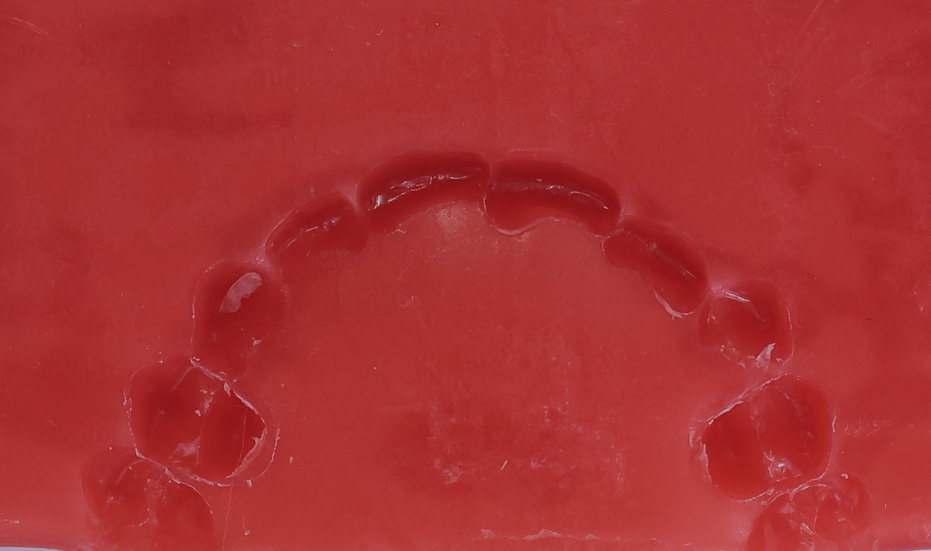
#> input picture dataset/A1.JPG, 1861 x 1101 px, found by its file name (shown at 1/2 size); its folder holds only this picture in this run
$ jupyter execute --allow-errors final_code.ipynb
#> lines starting #> are read from the running program, lines starting #| are printed output that depends on the picture; after the words box and inside, x2 and y2 are one past the last pixel; in counts of white or black regions, pixels touching at a corner belong together
[cell 1]
import cv2
import numpy as np
import os

# Create a directory to save the binary images if it doesn't exist
gray_dir = 'gray_images'
output_dir = 'binary_images'
os.makedirs(output_dir, exist_ok=True)

k = 1
K = 1

# Define the directory containing the images
directory = 'C:/Users/91879/Documents/bitemark_code/dataset'

for filename in os.listdir(directory):
    if filename.lower().endswith(('.jpg', '.jpeg', '.png', '.bmp')):
        file_path = os.path.join(directory, filename)
        img_bite = cv2.imread(file_path)
#> img_bite is the input picture: shape (1101, 1861, 3); mean B, G, R 49.2, 48.2, 169.9

        if img_bite is None:
            print(f'Error: Unable to read image {filename}')
            continue

        Row, Col, Dim = img_bite.shape
#> Row = 1101; Col = 1861; Dim = 3

        img_bite_gray = cv2.cvtColor(img_bite, cv2.COLOR_BGR2GRAY)
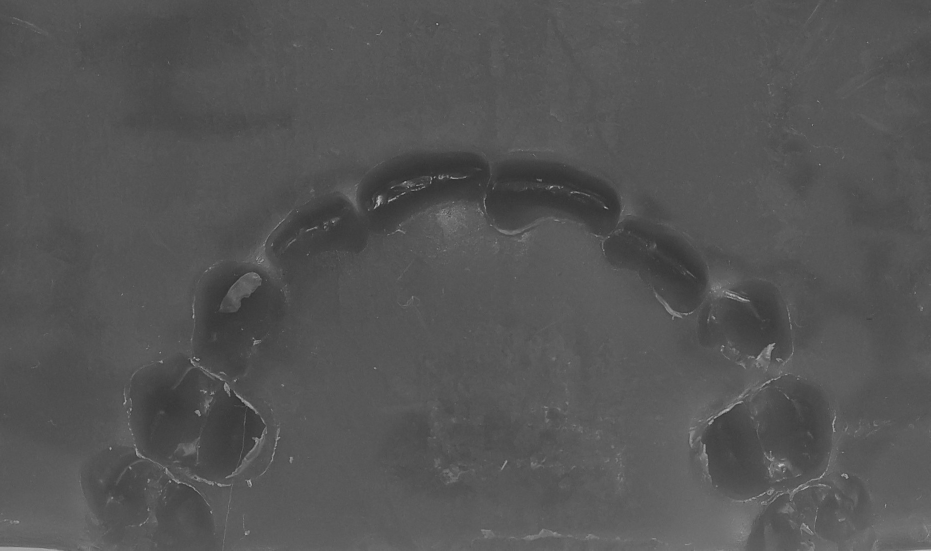
#> img_bite_gray: shape (1101, 1861) (shown at 1/2 size); min 31, max 204, mean 84.6
        A = ' Person ' + str(k)
        I = '  Image Number ' + str(K)
        person_img = A + I

        K += 1
        if K % 3 == 0:
            K = 1
            k += 1

        max_IG = np.max(img_bite_gray)
#> max_IG = 204
        min_IG = np.min(img_bite_gray)
#> min_IG = 31

        thresh = min_IG
#> thresh = 31
        img_bite_binary = np.zeros((Row, Col), dtype=np.uint8)

        for row in range(Row):
            for col in range(Col):
                if img_bite_gray[row, col] > (min_IG + np.ceil(max_IG / 6)):
                    img_bite_binary[row, col] = 0
                else:
                    img_bite_binary[row, col] = 255
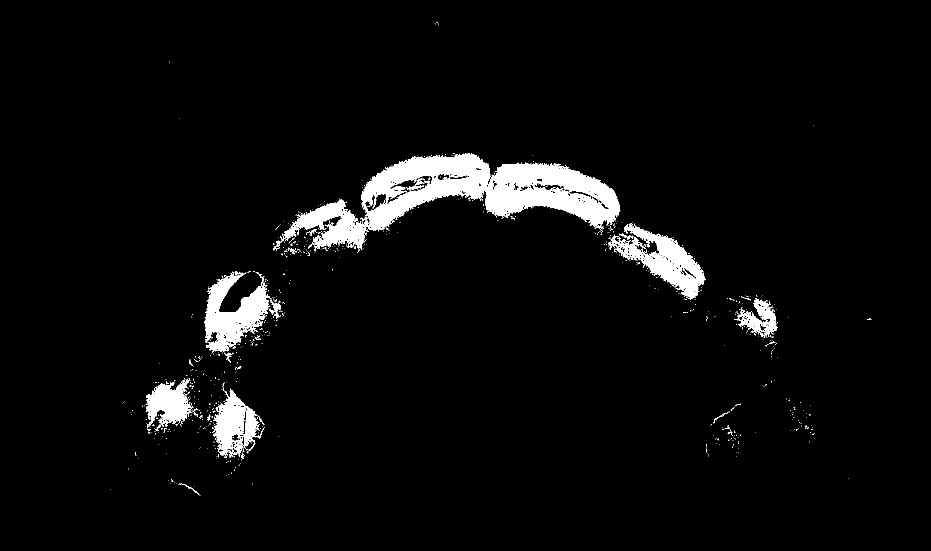
#> img_bite_binary: shape (1101, 1861) (shown at 1/2 size); 4.2% white; 807 white regions (775 under 20 px), largest, box (x1, y1, x2, y2) and area: (560, 306, 1241, 503) 48260, (408, 542, 540, 705) 10349, (1223, 446, 1411, 600) 10139

        img_bite_binary = cv2.medianBlur(img_bite_binary, 3)

        # Save the binary image in the output directory
        gray_output = os.path.join(gray_dir, f'img_bite_gray_{os.path.splitext(filename)[0]}.png')
        output_file = os.path.join(output_dir, f'{os.path.splitext(filename)[0]}.png')
        cv2.imwrite(gray_output, img_bite_gray)
        cv2.imwrite(output_file, img_bite_binary)
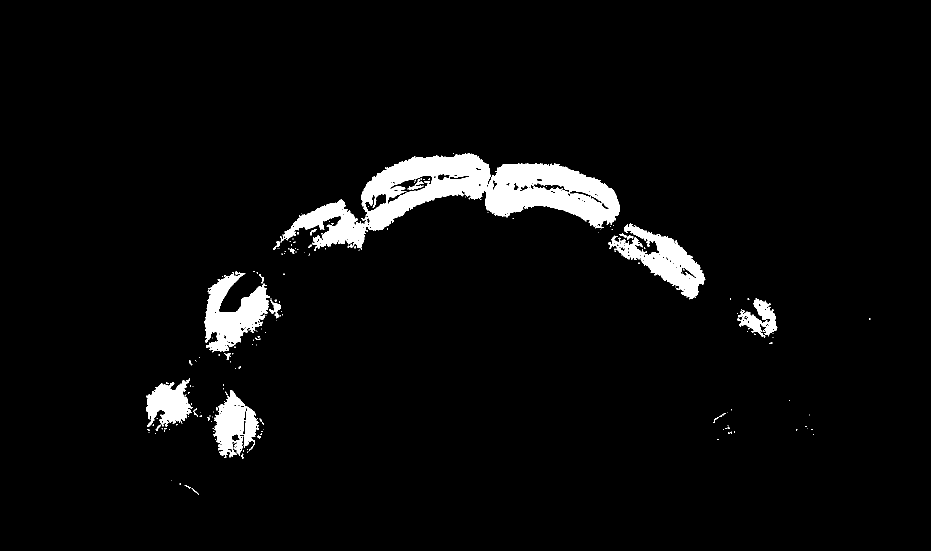
#> saved as A1.png: shape (1101, 1861) (shown at 1/2 size); 4.2% white; 192 white regions (163 under 20 px), largest, box (x1, y1, x2, y2) and area: (560, 306, 1240, 502) 48608, (409, 542, 540, 705) 10526, (1223, 447, 1411, 599) 10351

        print(f'Saved gray and binary images for {filename}')

print('All gray and binary images saved successfully.')

[cell 2]
import os
import cv2
import numpy as np
import matplotlib.pyplot as plt

# Function to process binary images
# [23 lines left out: function process_binary_image, not called in this run]

# Path to the folder containing binary images
folder_path = 'binary_images/'

# Create folder for final images if it does not exist
output_folder = 'final_binary_image'
os.makedirs(output_folder, exist_ok=True)

# Iterate over each image in the folder
for filename in os.listdir(folder_path):
    if filename.endswith('.png') or filename.endswith('.jpg'):
        # Process the image
        image_path = os.path.join(folder_path, filename)
        processed_image = process_binary_image(image_path)

        # Save processed image to output folder
        output_path = os.path.join(output_folder, filename)
        cv2.imwrite(output_path, processed_image)

        print(f"Processed image saved: {output_path}")

[cell 3]
import os
import cv2
import numpy as np
from tensorflow.keras.preprocessing.image import ImageDataGenerator

# Path to the folder containing binary images
input_folder = "final_binary_image"

# Path to the parent folder where augmented images will be saved
output_parent_folder = "final_dataset"
os.makedirs(output_parent_folder, exist_ok=True)

# Define data augmentation parameters
#> (the rest of this cell did not finish here and is left out)

[cell 4]
import cv2
import numpy as np
import os
import pandas as pd
from scipy.optimize import curve_fit

# Function to fit a parabola to centric points
# [99 lines left out: functions fit_parabola, detect_anterior_teeth_centric_points, find_left_canine, find_right_canine, calculate_cc, find_anterior_teeth_distances, not called in this run]

# Parent directory containing all subdirectories
parent_directory = r'C:\Users\91879\Documents\bitemark_code\final_dataset'

# Initialize lists to store feature names and values
feature_names = ['Image Name', 'Canine-Canine Distance (CC)', 'Coefficient A']
for i in range(1, 15):
    feature_names.append(f'HTT-D_{i}')

feature_values = []

# Iterate over each directory in the parent directory
#> (the rest of this cell did not finish here and is left out)

$ run again, on dataset/C1.JPG
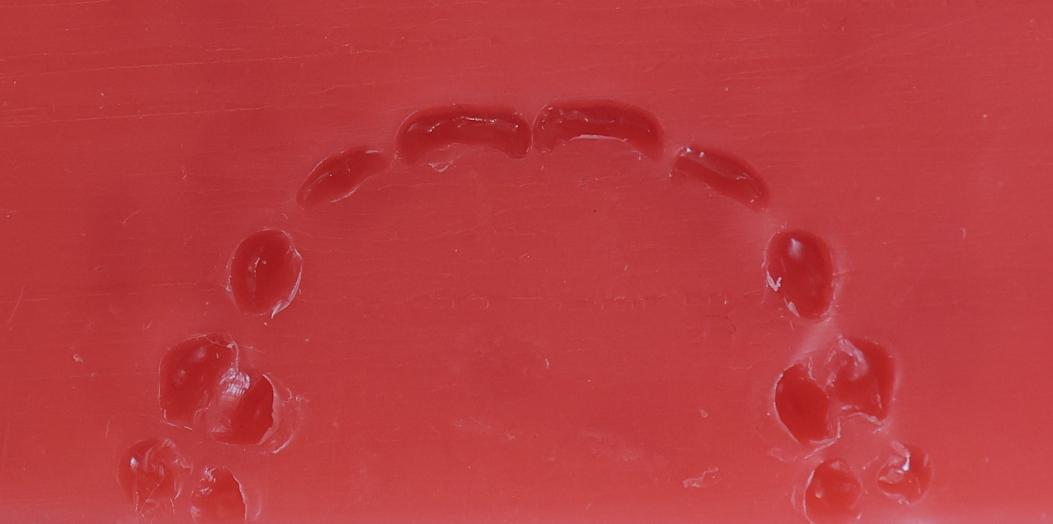
#> input picture dataset/C1.JPG, 2106 x 1047 px, found by its file name (shown at 1/2 size)
#> img_bite is the input picture: shape (1047, 2106, 3); mean B, G, R 62.9, 59.8, 185.5
#> `img_bite_gray = cv2.cvtColor(img_bite, cv2.COLOR_BGR2GRAY)`:
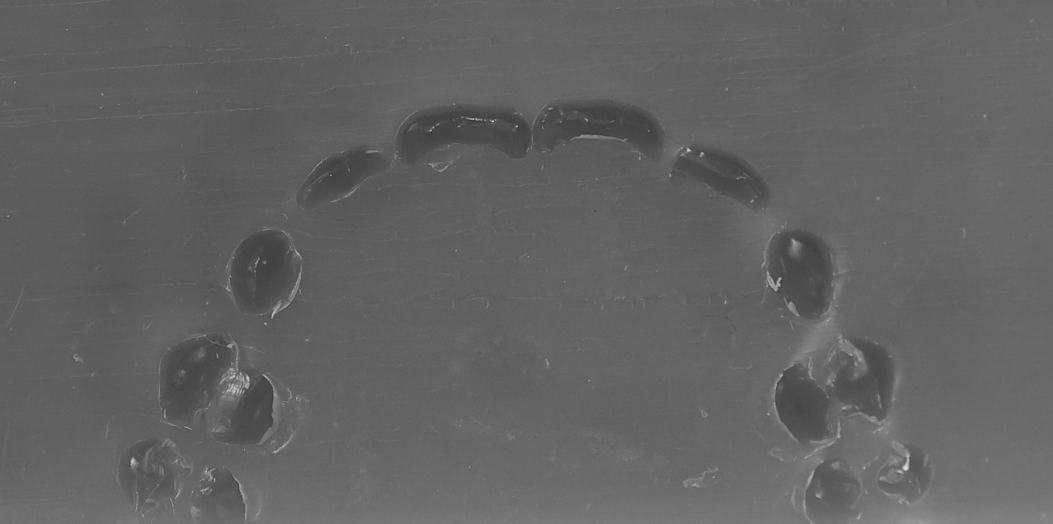
#> img_bite_gray: shape (1047, 2106) (shown at 1/2 size); min 40, max 224, mean 97.7
#> max_IG = 224
#> min_IG = 40
#> `cv2.imwrite(output_file, img_bite_binary)`:
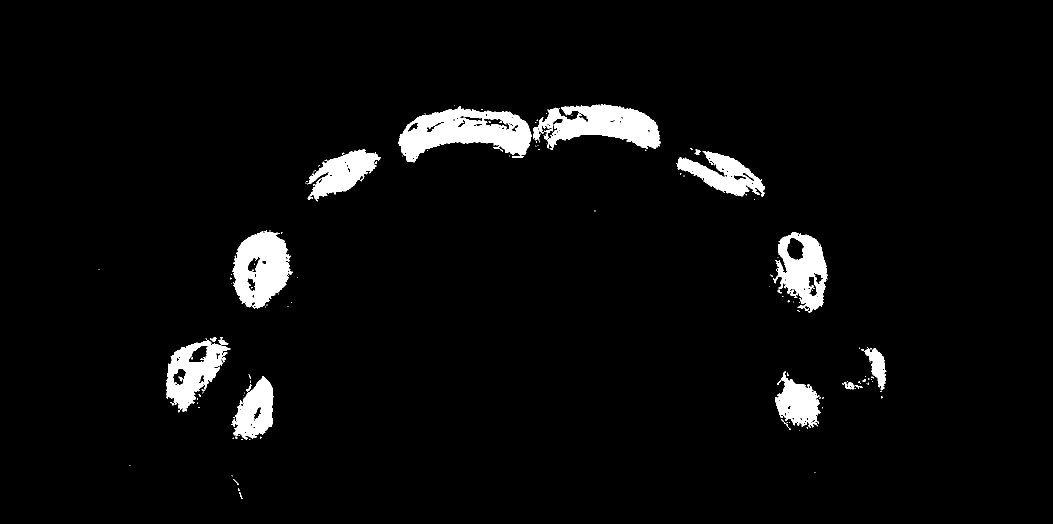
#> saved as C1.png: shape (1047, 2106) (shown at 1/2 size); 4.1% white; 152 white regions (126 under 20 px), largest, box (x1, y1, x2, y2) and area: (796, 213, 1063, 325) 16264, (1066, 208, 1321, 300) 13380, (465, 461, 585, 617) 12232

$ run again, on dataset/C3.JPG
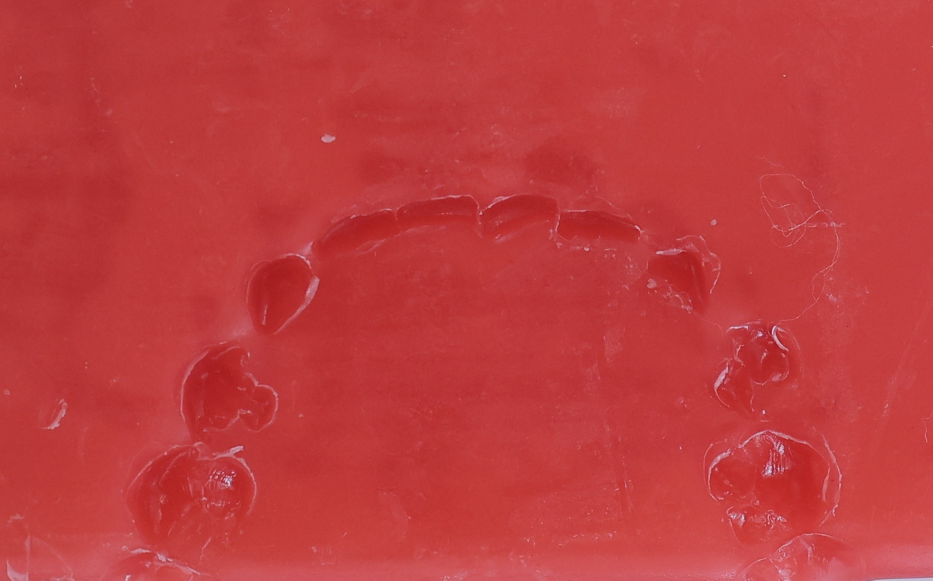
#> input picture dataset/C3.JPG, 1865 x 1161 px, found by its file name (shown at 1/2 size)
#> img_bite is the input picture: shape (1161, 1865, 3); mean B, G, R 61.5, 59.8, 190.7
#> `img_bite_gray = cv2.cvtColor(img_bite, cv2.COLOR_BGR2GRAY)`:
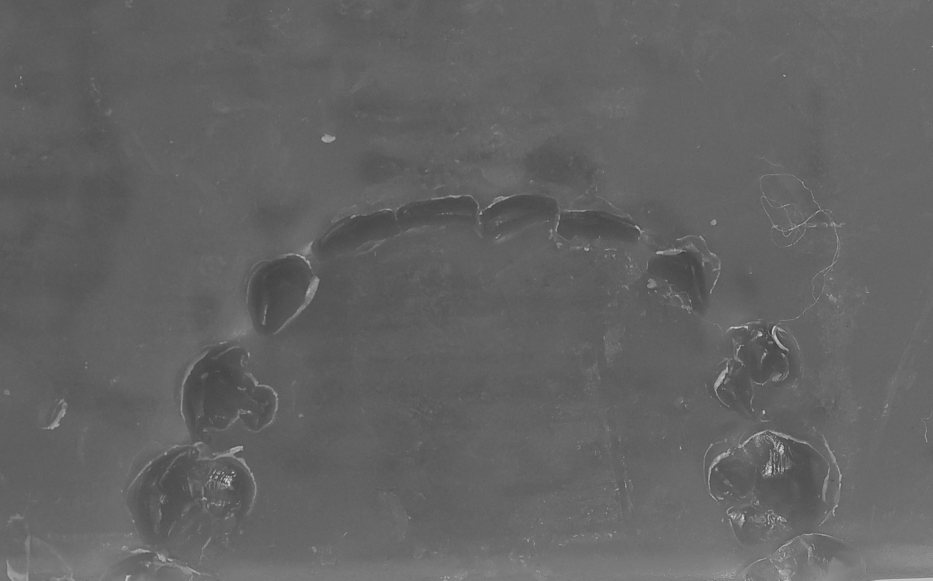
#> img_bite_gray: shape (1161, 1865) (shown at 1/2 size); min 49, max 224, mean 99.1
#> max_IG = 224
#> min_IG = 49
#> `cv2.imwrite(output_file, img_bite_binary)`:
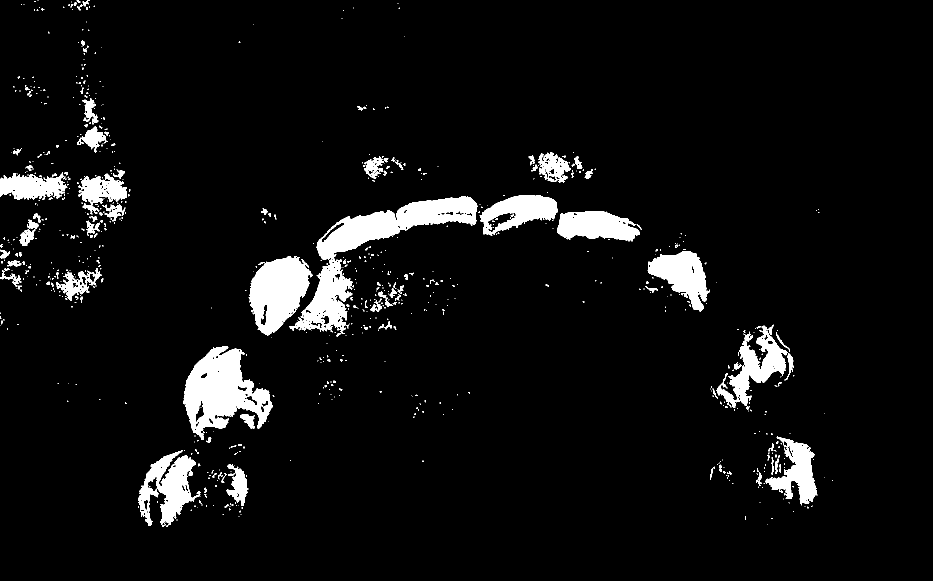
#> saved as C3.png: shape (1161, 1865) (shown at 1/2 size); 5.9% white; 808 white regions (665 under 20 px), largest, box (x1, y1, x2, y2) and area: (578, 393, 955, 668) 23848, (367, 692, 545, 880) 17436, (497, 512, 625, 671) 12705
